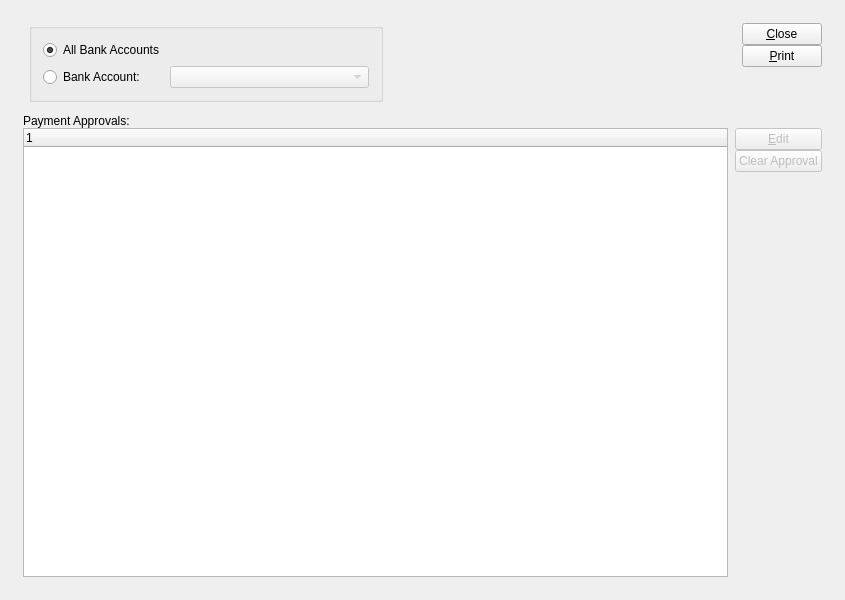
<?xml version="1.0" encoding="UTF-8"?>
<ui version="4.0">
 <comment>This file is part of the xTuple ERP: PostBooks Edition, a free and
open source Enterprise Resource Planning software suite,
Copyright (c) 1999-2019 by OpenMFG LLC, d/b/a xTuple.
It is licensed to you under the Common Public Attribution License
version 1.0, the full text of which (including xTuple-specific Exhibits)
is available at www.xtuple.com/CPAL.  By using this software, you agree
to be bound by its terms.</comment>
 <class>selectedPayments</class>
 <widget class="QWidget" name="selectedPayments">
  <property name="geometry">
   <rect>
    <x>0</x>
    <y>0</y>
    <width>845</width>
    <height>600</height>
   </rect>
  </property>
  <property name="windowTitle">
   <string>List Approved Payments</string>
  </property>
  <layout class="QGridLayout" name="gridLayout_3">
   <item row="0" column="0">
    <layout class="QGridLayout" name="gridLayout_2">
     <property name="margin">
      <number>12</number>
     </property>
     <property name="spacing">
      <number>12</number>
     </property>
     <item row="0" column="0">
      <layout class="QHBoxLayout" name="horizontalLayout">
       <item>
        <layout class="QVBoxLayout" name="verticalLayout">
         <item>
          <widget class="VendorGroup" name="_vendorgroup"/>
         </item>
         <item>
          <spacer name="verticalSpacer">
           <property name="orientation">
            <enum>Qt::Vertical</enum>
           </property>
           <property name="sizeType">
            <enum>QSizePolicy::Expanding</enum>
           </property>
           <property name="sizeHint" stdset="0">
            <size>
             <width>0</width>
             <height>0</height>
            </size>
           </property>
          </spacer>
         </item>
        </layout>
       </item>
       <item>
        <layout class="QVBoxLayout">
         <property name="spacing">
          <number>0</number>
         </property>
         <item>
          <widget class="QGroupBox" name="_bankAccountGroup">
           <property name="title">
            <string/>
           </property>
           <layout class="QGridLayout" name="gridLayout_4">
            <item row="3" column="1">
             <widget class="QRadioButton" name="_selectedBankAccount">
              <property name="text">
               <string>Bank Account:</string>
              </property>
             </widget>
            </item>
            <item row="2" column="1">
             <widget class="QRadioButton" name="_allBankAccounts">
              <property name="text">
               <string>All Bank Accounts</string>
              </property>
              <property name="checked">
               <bool>true</bool>
              </property>
             </widget>
            </item>
            <item row="3" column="2">
             <widget class="XComboBox" name="_bankaccnt">
              <property name="enabled">
               <bool>false</bool>
              </property>
              <property name="sizePolicy">
               <sizepolicy hsizetype="Expanding" vsizetype="Fixed">
                <horstretch>0</horstretch>
                <verstretch>0</verstretch>
               </sizepolicy>
              </property>
              <property name="type">
               <enum>XComboBox::APBankAccounts</enum>
              </property>
             </widget>
            </item>
           </layout>
          </widget>
         </item>
         <item>
          <spacer>
           <property name="orientation">
            <enum>Qt::Vertical</enum>
           </property>
           <property name="sizeType">
            <enum>QSizePolicy::Preferred</enum>
           </property>
           <property name="sizeHint" stdset="0">
            <size>
             <width>10</width>
             <height>0</height>
            </size>
           </property>
          </spacer>
         </item>
        </layout>
       </item>
       <item>
        <spacer>
         <property name="orientation">
          <enum>Qt::Horizontal</enum>
         </property>
         <property name="sizeType">
          <enum>QSizePolicy::Expanding</enum>
         </property>
         <property name="sizeHint" stdset="0">
          <size>
           <width>13</width>
           <height>56</height>
          </size>
         </property>
        </spacer>
       </item>
       <item>
        <layout class="QVBoxLayout" name="verticalLayout_2">
         <property name="spacing">
          <number>0</number>
         </property>
         <item>
          <widget class="QPushButton" name="_close">
           <property name="text">
            <string>&amp;Close</string>
           </property>
          </widget>
         </item>
         <item>
          <widget class="QPushButton" name="_print">
           <property name="text">
            <string>&amp;Print</string>
           </property>
           <property name="autoDefault">
            <bool>false</bool>
           </property>
           <property name="default">
            <bool>false</bool>
           </property>
          </widget>
         </item>
         <item>
          <spacer>
           <property name="orientation">
            <enum>Qt::Vertical</enum>
           </property>
           <property name="sizeType">
            <enum>QSizePolicy::Expanding</enum>
           </property>
           <property name="sizeHint" stdset="0">
            <size>
             <width>74</width>
             <height>0</height>
            </size>
           </property>
          </spacer>
         </item>
        </layout>
       </item>
      </layout>
     </item>
     <item row="1" column="0">
      <widget class="QFrame" name="_frame">
       <property name="sizePolicy">
        <sizepolicy hsizetype="Preferred" vsizetype="Preferred">
         <horstretch>0</horstretch>
         <verstretch>1</verstretch>
        </sizepolicy>
       </property>
       <property name="frameShape">
        <enum>QFrame::NoFrame</enum>
       </property>
       <property name="frameShadow">
        <enum>QFrame::Raised</enum>
       </property>
       <layout class="QGridLayout" name="gridLayout">
        <property name="margin">
         <number>0</number>
        </property>
        <item row="0" column="0">
         <layout class="QVBoxLayout">
          <property name="spacing">
           <number>0</number>
          </property>
          <item>
           <widget class="QLabel" name="_paymentSelectionsLit">
            <property name="text">
             <string>Payment Approvals:</string>
            </property>
           </widget>
          </item>
          <item>
           <layout class="QHBoxLayout">
            <property name="spacing">
             <number>7</number>
            </property>
            <item>
             <widget class="XTreeWidget" name="_apselect">
              <property name="sizePolicy">
               <sizepolicy hsizetype="Expanding" vsizetype="Expanding">
                <horstretch>0</horstretch>
                <verstretch>0</verstretch>
               </sizepolicy>
              </property>
             </widget>
            </item>
            <item>
             <layout class="QVBoxLayout">
              <property name="spacing">
               <number>0</number>
              </property>
              <item>
               <layout class="QVBoxLayout">
                <property name="spacing">
                 <number>0</number>
                </property>
                <item>
                 <widget class="QPushButton" name="_edit">
                  <property name="enabled">
                   <bool>false</bool>
                  </property>
                  <property name="text">
                   <string>&amp;Edit</string>
                  </property>
                 </widget>
                </item>
                <item>
                 <widget class="QPushButton" name="_clear">
                  <property name="enabled">
                   <bool>false</bool>
                  </property>
                  <property name="text">
                   <string>Clear Approval</string>
                  </property>
                  <property name="autoDefault">
                   <bool>false</bool>
                  </property>
                  <property name="default">
                   <bool>false</bool>
                  </property>
                 </widget>
                </item>
               </layout>
              </item>
              <item>
               <spacer>
                <property name="orientation">
                 <enum>Qt::Vertical</enum>
                </property>
                <property name="sizeHint" stdset="0">
                 <size>
                  <width>20</width>
                  <height>248</height>
                 </size>
                </property>
               </spacer>
              </item>
             </layout>
            </item>
           </layout>
          </item>
         </layout>
        </item>
       </layout>
      </widget>
     </item>
    </layout>
   </item>
  </layout>
 </widget>
 <layoutdefault spacing="6" margin="11"/>
 <customwidgets>
  <customwidget>
   <class>VendorGroup</class>
   <extends>QWidget</extends>
   <header>vendorgroup.h</header>
  </customwidget>
  <customwidget>
   <class>XComboBox</class>
   <extends>QComboBox</extends>
   <header>xcombobox.h</header>
  </customwidget>
  <customwidget>
   <class>XTreeWidget</class>
   <extends>QTreeWidget</extends>
   <header>xtreewidget.h</header>
   <container>1</container>
  </customwidget>
 </customwidgets>
 <tabstops>
  <tabstop>_selectedBankAccount</tabstop>
  <tabstop>_apselect</tabstop>
  <tabstop>_edit</tabstop>
  <tabstop>_clear</tabstop>
  <tabstop>_print</tabstop>
  <tabstop>_close</tabstop>
 </tabstops>
 <resources/>
 <connections>
  <connection>
   <sender>_close</sender>
   <signal>clicked()</signal>
   <receiver>selectedPayments</receiver>
   <slot>close()</slot>
   <hints>
    <hint type="sourcelabel">
     <x>20</x>
     <y>20</y>
    </hint>
    <hint type="destinationlabel">
     <x>20</x>
     <y>20</y>
    </hint>
   </hints>
  </connection>
  <connection>
   <sender>_apselect</sender>
   <signal>valid(bool)</signal>
   <receiver>_edit</receiver>
   <slot>setEnabled(bool)</slot>
   <hints>
    <hint type="sourcelabel">
     <x>20</x>
     <y>20</y>
    </hint>
    <hint type="destinationlabel">
     <x>20</x>
     <y>20</y>
    </hint>
   </hints>
  </connection>
  <connection>
   <sender>_apselect</sender>
   <signal>valid(bool)</signal>
   <receiver>_clear</receiver>
   <slot>setEnabled(bool)</slot>
   <hints>
    <hint type="sourcelabel">
     <x>20</x>
     <y>20</y>
    </hint>
    <hint type="destinationlabel">
     <x>20</x>
     <y>20</y>
    </hint>
   </hints>
  </connection>
  <connection>
   <sender>_apselect</sender>
   <signal>itemSelected(int)</signal>
   <receiver>_edit</receiver>
   <slot>animateClick()</slot>
   <hints>
    <hint type="sourcelabel">
     <x>20</x>
     <y>20</y>
    </hint>
    <hint type="destinationlabel">
     <x>20</x>
     <y>20</y>
    </hint>
   </hints>
  </connection>
  <connection>
   <sender>_selectedBankAccount</sender>
   <signal>toggled(bool)</signal>
   <receiver>_bankaccnt</receiver>
   <slot>setEnabled(bool)</slot>
   <hints>
    <hint type="sourcelabel">
     <x>20</x>
     <y>20</y>
    </hint>
    <hint type="destinationlabel">
     <x>20</x>
     <y>20</y>
    </hint>
   </hints>
  </connection>
 </connections>
</ui>
